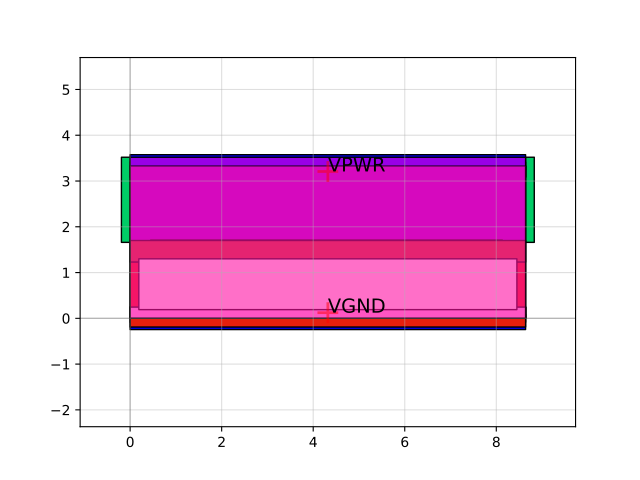

Recreate this plot in Python.
import sky130

c = sky130.components.sky130_fd_sc_hs__nand4_4()
c.plot()
